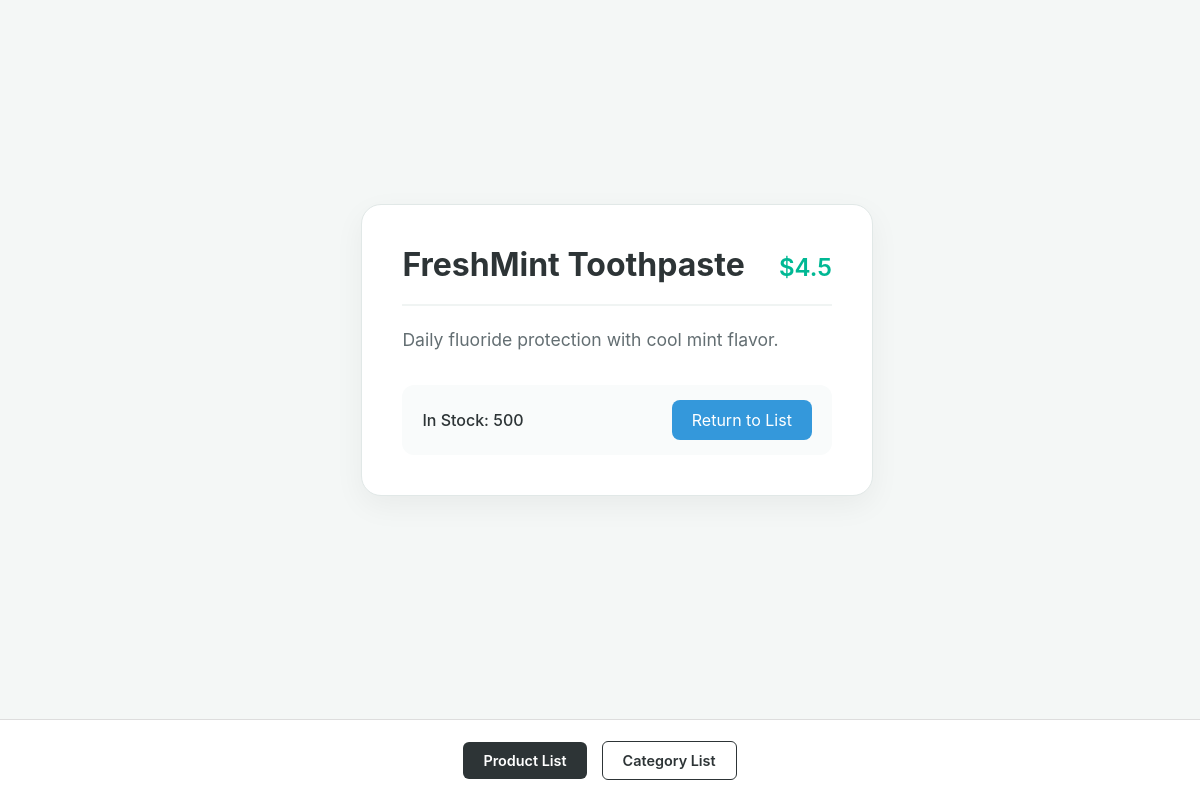
Page /api/products/1/ on the committed database.
### api/models.py (models this page shows)
class Product(models.Model):
    name = models.CharField(max_length=255)
    price = models.FloatField()
    description = models.TextField()
    count = models.IntegerField()
    is_active = models.BooleanField()
    category = models.ForeignKey(Category,  on_delete=models.CASCADE)

### api/views.py (the view)
# urls.py: path('products/<int:pk>/', views.ProductDetailView.as_view(), name='product_detail'),
class ProductDetailView(DetailView):
    model = Product
    template_name = 'api/product_detail.html'
    context_object_name = 'product'

### api/templates/api/product_detail.html (shortened to what this page needs)
{% extends 'api/layout.html' %}
{% load static %}
{% block cssStyles %}
    <link rel="stylesheet" href="{% static 'api/css/product_detail.css' %}">
{% endblock %}
{% block content %}
    {% if product.is_active %}
    <div class="product-card">
        <div class="product-header">
            <h2>{{ product.name }}</h2>
            <span class="price">${{ product.price }}</span>
        </div>
        <p class="description">{{ product.description }}</p>
        <div class="product-footer">
            <span class="stock">In Stock: {{ product.count }}</span>
            <a href="{% url 'product_list' %}" class="btn-redirect">Return to List</a>
        </div>
    </div>
    {% endif %}
{% endblock %}

### api/static/api/css/product_detail.css (style rules this page uses)
body { background-color: #f4f7f6; margin: 0; padding: 0; font-family: 'Inter', -apple-system, BlinkMacSystemFont, "Segoe UI", Roboto, sans-serif; display: flex; justify-content: center; align-items: center; min-height: 100vh; }
.product-card { background: #ffffff; width: 90%; max-width: 600px; padding: 40px; border-radius: 20px; box-shadow: 0 10px 30px rgba(0, 0, 0, 0.05); border: 1px solid #e1e8e7; animation: fadeIn 0.5s ease-out; }
.product-header { display: flex; justify-content: space-between; align-items: baseline; border-bottom: 2px solid #f0f4f3; padding-bottom: 20px; margin-bottom: 20px; }
.product-header h2 { margin: 0; font-size: 2rem; color: #2d3436; font-weight: 700; }
.price { font-size: 1.5rem; color: #00b894; font-weight: 600; }
.description { font-size: 1.1rem; line-height: 1.6; color: #636e72; margin: 20px 0 30px 0; }
.product-footer { display: flex; justify-content: space-between; align-items: center; background-color: #f9fbfb; padding: 15px 20px; border-radius: 12px; }
.stock { font-weight: 500; color: #2d3436; }
.btn-redirect { display: inline-block; padding: 10px 20px; background-color: #3498db; color: white; text-decoration: none; border-radius: 8px; transition: background 0.3s ease; }

### rows in the picture
Product: name "FreshMint Toothpaste", price "4.5", description "Daily fluoride protection with cool mint flavor.", count "500"
